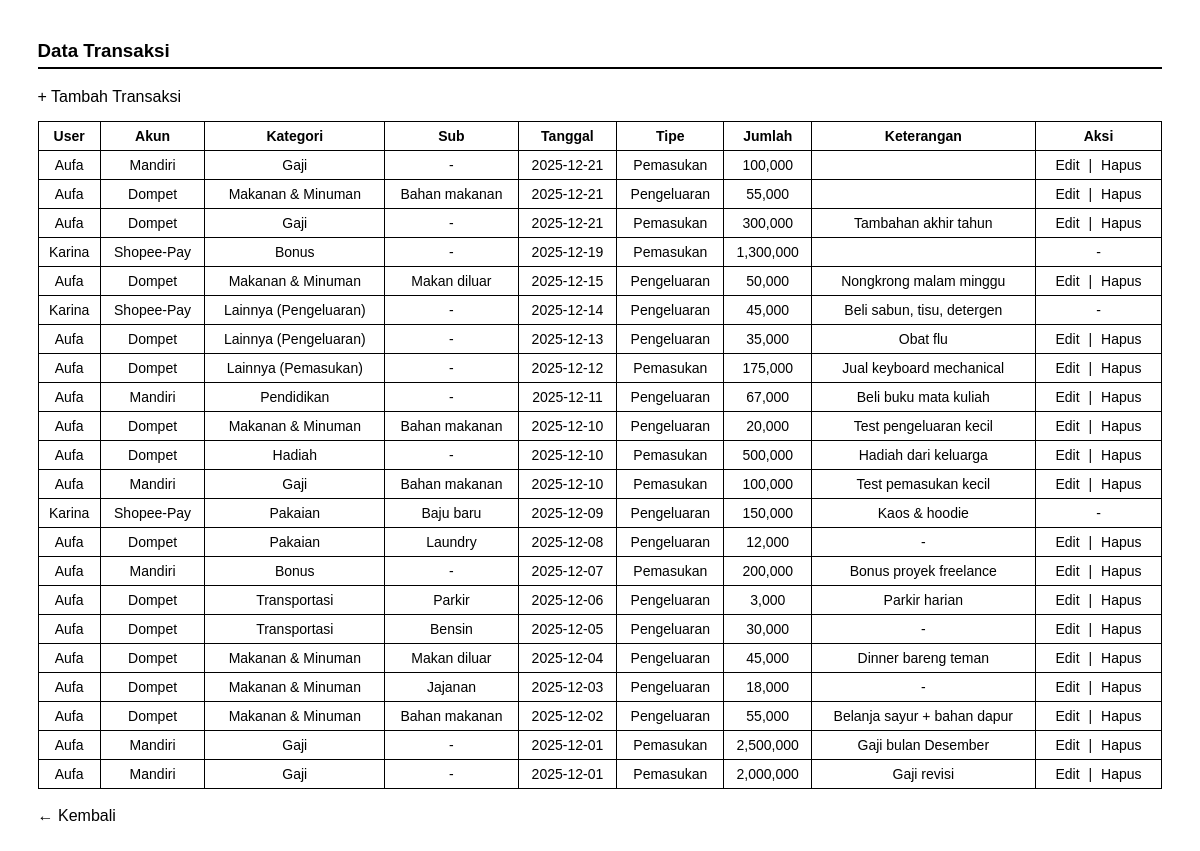
Screenshot of /uas_dw/transaksi/index.php (signed in) with the database file from the repository.
### tables this page shows
CREATE TABLE `transaksi` (
  `ID_TRANSAKSI` int(11) NOT NULL,
  `ID_USER` int(11) NOT NULL,
  `ID_AKUN` int(11) NOT NULL,
  `ID_KATEGORI` int(11) NOT NULL,
  `ID_SUB` int(11) DEFAULT NULL,
  `TANGGAL` date DEFAULT NULL,
  `TIPE_TRANSAKSI` varchar(15) DEFAULT NULL,
  `JUMLAH` int(11) DEFAULT NULL,
  `KETERANGAN` varchar(50) DEFAULT NULL
);

### uas_dw/transaksi/index.php (the view, shortened to what this page needs)
<?php
include "../config/koneksi.php";
$id_user_login = $_SESSION['id_user'];
$data = mysqli_query($conn, "
    SELECT v.*, t.ID_USER
    FROM v_transaksi_lengkap v
    JOIN transaksi t ON v.ID_TRANSAKSI = t.ID_TRANSAKSI
    ORDER BY v.TANGGAL DESC
");
?>
<!DOCTYPE html>
<html>
<head>
</head>
<body>
<div class="container">
<h3>Data Transaksi</h3>
<a href="tambah.php">+ Tambah Transaksi</a>
<table>
<tr>
    <th>User</th>
    <th>Akun</th>
    <th>Kategori</th>
    <th>Sub</th>
    <th>Tanggal</th>
    <th>Tipe</th>
    <th>Jumlah</th>
    <th>Keterangan</th>
    <th>Aksi</th>
</tr>
<?php while ($d = mysqli_fetch_assoc($data)) : ?>
<tr>
    <td><?= htmlspecialchars($d['NAMA_USER']) ?></td>
    <td><?= htmlspecialchars($d['NAMA_AKUN']) ?></td>
    <td><?= htmlspecialchars($d['NAMA_KATEGORI']) ?></td>
    <td><?= $d['NAMA_SUB'] ?? '-' ?></td>
    <td><?= $d['TANGGAL'] ?></td>
    <td><?= $d['TIPE_TRANSAKSI'] ?></td>
    <td><?= number_format($d['JUMLAH']) ?></td>
    <td><?= htmlspecialchars($d['KETERANGAN']) ?></td>
    <td class="action">
        <?php if ($d['ID_USER'] == $id_user_login) : ?>
            <a href="edit.php?id=<?= $d['ID_TRANSAKSI'] ?>">Edit</a> |
            <a href="hapus.php?id=<?= $d['ID_TRANSAKSI'] ?>"
               onclick="return confirm('Hapus transaksi ini?')">Hapus</a>
        <?php else : ?>
            -
        <?php endif; ?>
    </td>
</tr>
<?php endwhile; ?>
</table>
<br>
<a href="../index.php">← Kembali</a>
</div>
</body>
</html>

### uas_dw/transaksi/index.php (style rules this page uses)
body { font-family: Arial; background: #fff; color: #000; }
.container { width: 95%; margin: 40px auto; }
h3 { border-bottom: 2px solid #000; padding-bottom: 5px; }
table { width: 100%; border-collapse: collapse; margin-top: 15px; font-size: 14px; }
th, td { border: 1px solid #000; padding: 6px; text-align: center; }
a { color: #000; text-decoration: none; }
.action a { margin: 0 5px; }

### rows the page displays
transaksi: NAMA_USER "Aufa", NAMA_AKUN "Mandiri", NAMA_KATEGORI "Gaji", NAMA_SUB "-", TANGGAL "2025-12-21", TIPE_TRANSAKSI "Pemasukan", JUMLAH "100,000"
transaksi: NAMA_USER "Aufa", NAMA_AKUN "Dompet", NAMA_KATEGORI "Makanan & Minuman", NAMA_SUB "Bahan makanan", TANGGAL "2025-12-21", TIPE_TRANSAKSI "Pengeluaran", JUMLAH "55,000"
transaksi: NAMA_USER "Aufa", NAMA_AKUN "Dompet", NAMA_KATEGORI "Gaji", NAMA_SUB "-", TANGGAL "2025-12-21", TIPE_TRANSAKSI "Pemasukan", JUMLAH "300,000", KETERANGAN "Tambahan akhir tahun"
transaksi: NAMA_USER "Karina", NAMA_AKUN "Shopee-Pay", NAMA_KATEGORI "Bonus", NAMA_SUB "-", TANGGAL "2025-12-19", TIPE_TRANSAKSI "Pemasukan", JUMLAH "1,300,000"
transaksi: NAMA_USER "Aufa", NAMA_AKUN "Dompet", NAMA_KATEGORI "Makanan & Minuman", NAMA_SUB "Makan diluar", TANGGAL "2025-12-15", TIPE_TRANSAKSI "Pengeluaran", JUMLAH "50,000", KETERANGAN "Nongkrong malam minggu"
transaksi: NAMA_USER "Karina", NAMA_AKUN "Shopee-Pay", NAMA_KATEGORI "Lainnya (Pengeluaran)", NAMA_SUB "-", TANGGAL "2025-12-14", TIPE_TRANSAKSI "Pengeluaran", JUMLAH "45,000", KETERANGAN "Beli sabun, tisu, detergen"
transaksi: NAMA_USER "Aufa", NAMA_AKUN "Dompet", NAMA_KATEGORI "Lainnya (Pengeluaran)", NAMA_SUB "-", TANGGAL "2025-12-13", TIPE_TRANSAKSI "Pengeluaran", JUMLAH "35,000", KETERANGAN "Obat flu"
transaksi: NAMA_USER "Aufa", NAMA_AKUN "Dompet", NAMA_KATEGORI "Lainnya (Pemasukan)", NAMA_SUB "-", TANGGAL "2025-12-12", TIPE_TRANSAKSI "Pemasukan", JUMLAH "175,000", KETERANGAN "Jual keyboard mechanical"
transaksi: NAMA_USER "Aufa", NAMA_AKUN "Mandiri", NAMA_KATEGORI "Pendidikan", NAMA_SUB "-", TANGGAL "2025-12-11", TIPE_TRANSAKSI "Pengeluaran", JUMLAH "67,000", KETERANGAN "Beli buku mata kuliah"
transaksi: NAMA_USER "Aufa", NAMA_AKUN "Dompet", NAMA_KATEGORI "Makanan & Minuman", NAMA_SUB "Bahan makanan", TANGGAL "2025-12-10", TIPE_TRANSAKSI "Pengeluaran", JUMLAH "20,000", KETERANGAN "Test pengeluaran kecil"
transaksi: NAMA_USER "Aufa", NAMA_AKUN "Dompet", NAMA_KATEGORI "Hadiah", NAMA_SUB "-", TANGGAL "2025-12-10", TIPE_TRANSAKSI "Pemasukan", JUMLAH "500,000", KETERANGAN "Hadiah dari keluarga"
transaksi: NAMA_USER "Aufa", NAMA_AKUN "Mandiri", NAMA_KATEGORI "Gaji", NAMA_SUB "Bahan makanan", TANGGAL "2025-12-10", TIPE_TRANSAKSI "Pemasukan", JUMLAH "100,000", KETERANGAN "Test pemasukan kecil"
transaksi: NAMA_USER "Karina", NAMA_AKUN "Shopee-Pay", NAMA_KATEGORI "Pakaian", NAMA_SUB "Baju baru", TANGGAL "2025-12-09", TIPE_TRANSAKSI "Pengeluaran", JUMLAH "150,000", KETERANGAN "Kaos & hoodie"
transaksi: NAMA_USER "Aufa", NAMA_AKUN "Dompet", NAMA_KATEGORI "Pakaian", NAMA_SUB "Laundry", TANGGAL "2025-12-08", TIPE_TRANSAKSI "Pengeluaran", JUMLAH "12,000", KETERANGAN "-"
transaksi: NAMA_USER "Aufa", NAMA_AKUN "Mandiri", NAMA_KATEGORI "Bonus", NAMA_SUB "-", TANGGAL "2025-12-07", TIPE_TRANSAKSI "Pemasukan", JUMLAH "200,000", KETERANGAN "Bonus proyek freelance"
transaksi: NAMA_USER "Aufa", NAMA_AKUN "Dompet", NAMA_KATEGORI "Transportasi", NAMA_SUB "Parkir", TANGGAL "2025-12-06", TIPE_TRANSAKSI "Pengeluaran", JUMLAH "3,000", KETERANGAN "Parkir harian"
transaksi: NAMA_USER "Aufa", NAMA_AKUN "Dompet", NAMA_KATEGORI "Transportasi", NAMA_SUB "Bensin", TANGGAL "2025-12-05", TIPE_TRANSAKSI "Pengeluaran", JUMLAH "30,000", KETERANGAN "-"
transaksi: NAMA_USER "Aufa", NAMA_AKUN "Dompet", NAMA_KATEGORI "Makanan & Minuman", NAMA_SUB "Makan diluar", TANGGAL "2025-12-04", TIPE_TRANSAKSI "Pengeluaran", JUMLAH "45,000", KETERANGAN "Dinner bareng teman"
transaksi: NAMA_USER "Aufa", NAMA_AKUN "Dompet", NAMA_KATEGORI "Makanan & Minuman", NAMA_SUB "Jajanan", TANGGAL "2025-12-03", TIPE_TRANSAKSI "Pengeluaran", JUMLAH "18,000", KETERANGAN "-"
transaksi: NAMA_USER "Aufa", NAMA_AKUN "Dompet", NAMA_KATEGORI "Makanan & Minuman", NAMA_SUB "Bahan makanan", TANGGAL "2025-12-02", TIPE_TRANSAKSI "Pengeluaran", JUMLAH "55,000", KETERANGAN "Belanja sayur + bahan dapur"
transaksi: NAMA_USER "Aufa", NAMA_AKUN "Mandiri", NAMA_KATEGORI "Gaji", NAMA_SUB "-", TANGGAL "2025-12-01", TIPE_TRANSAKSI "Pemasukan", JUMLAH "2,500,000", KETERANGAN "Gaji bulan Desember"
transaksi: NAMA_USER "Aufa", NAMA_AKUN "Mandiri", NAMA_KATEGORI "Gaji", NAMA_SUB "-", TANGGAL "2025-12-01", TIPE_TRANSAKSI "Pemasukan", JUMLAH "2,000,000", KETERANGAN "Gaji revisi"
